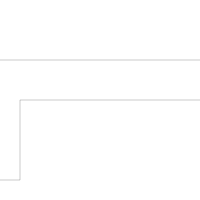

This chart was generated by the following Python code:
import argparse
import drawsvg as draw
from numpy import array, sqrt, pi, log
from math import floor, ceil

class SimpleMaker:

    ## 比例尺：20 对应 0.5，40 对应 1

    def GenerateSimple(name, wire_length, size = 0):
        d = draw.Drawing(200,200,origin = 'center', displayInline = False)
        p = draw.Path(stroke_width=0.202, stroke='black', fill_opacity="0")

        simple_circuit = SimpleMaker(size)
        simple_circuit.makeSimple(p,wire_length)
        d.append(p)
        d.save_svg(name+".svg")

    def __init__(self,size = 0):

        self.size = size
        # self.line_width = 0.202
        self.line_width = 0.6
        self.spacing = 10
        self.pixel_scale = 3.77
        self.minimum_stitch_length = 2 * self.pixel_scale

    def makeSimple(self, path, wire_length, reverse=False):
        reverseF = -1 if reverse else 1
        if self.size > 0:
            #40单位对应1cm
            path.M(-120, -40)
            path.L(160, -40)
            path.L(160, 80)
            path.L(120, 80)
            path.L(120, 0)
            path.L(-80, 0)
            path.L(-80, 80)
            path.L(-120, 80)
            path.L(-120, -40)

        else:
            raise Exception("size must be >0")



    def drawStitches(self, p, x1, y1, x2, y2):
        dx = x2 - x1
        dy = y2 - y1
        length = sqrt((dx ** 2) + (dy ** 2))
        stittches = length/self.minimum_stitch_length

        for i in range (1, floor(stittches)):
            p.L (x1 + dx/stittches*i, y1 + dy/stittches*i)
        p.L(x2,y2)

if __name__=="__main__":
    SimpleMaker.GenerateSimple("fix_glove", -8, 10)
